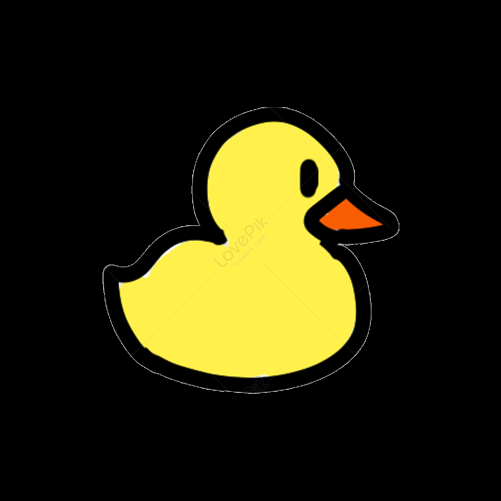
#> input picture Feature_matching/pato.png, 1002 x 1002 px (shown at 1/2 size)
$ python Feature_matching.py
#> lines starting #> are read from the running program, lines starting #| are printed output that depends on the picture; after the words box and inside, x2 and y2 are one past the last pixel; in counts of white or black regions, pixels touching at a corner belong together
import cv2
import numpy as np
from picamera2 import Picamera2
import time
import sys

def convert_bgr_to_hsv(bgr_color):
#> in main, reference_image is the input picture: shape (1002, 1002, 3); mean B, G, R 12.1, 37.1, 39.9
    color_bgr = np.uint8([[bgr_color]])
    color_hsv = cv2.cvtColor(color_bgr, cv2.COLOR_BGR2HSV)
    return color_hsv[0][0]

def detect_colors(frame, hsv1, hsv2):
    hsv = cv2.cvtColor(frame, cv2.COLOR_BGR2HSV)
#> hsv: shape (1002, 1002, 3); mean H, S, V 4.3, 28.6, 39.9
    margin = 8
    hsv_ranges = [
        ([max(hsv1[0] - margin, 0), 50, 50], [min(hsv1[0] + margin, 179), 255, 255]),
        ([max(hsv2[0] - margin, 0), 50, 50], [min(hsv2[0] + margin, 179), 255, 255])
    ]
    mask = np.zeros_like(hsv[:, :, 0])
    for lower, upper in hsv_ranges:
        lower_bound = np.array(lower, dtype=np.uint8)
        upper_bound = np.array(upper, dtype=np.uint8)
        mask_part = cv2.inRange(hsv, lower_bound, upper_bound)
        mask = cv2.bitwise_or(mask, mask_part)
#> this loop made 2 passes
#> pass 1, in detect_colors, `mask_part = cv2.inRange(hsv, lower_bound, upper_bound)`:
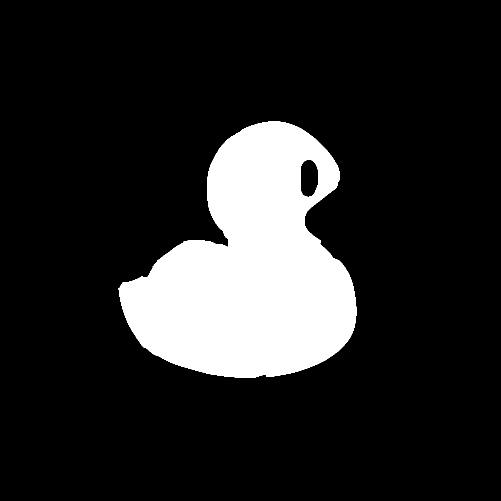
#> mask_part: shape (1002, 1002) (shown at 1/2 size); 15.1% white; 1 white region, box (x1, y1, x2, y2) and area: (237, 242, 713, 756) 151851
    kernel = np.ones((5, 5), np.uint8)
    mask = cv2.morphologyEx(mask, cv2.MORPH_OPEN, kernel)
#> mask: shape (1002, 1002); 15.1% white; 1 white region, box (x1, y1, x2, y2) and area: (238, 242, 713, 756) 151833
    mask = cv2.morphologyEx(mask, cv2.MORPH_CLOSE, kernel)
#> mask: shape (1002, 1002); 15.1% white; 1 white region
    return mask

def get_contour_center(contour):
    moments = cv2.moments(contour)
    if moments["m00"] != 0:
        cx = int(moments["m10"] / moments["m00"])
        cy = int(moments["m01"] / moments["m00"])
        return (cx, cy)
    return None

def compare_contours(captured_contour, reference_contour, threshold=0.1):
    shape_match_score = cv2.matchShapes(captured_contour, reference_contour, 1, 0.0)
    print(f"Shape Match Score: {shape_match_score}")
    return shape_match_score < threshold

def main():
    color1_bgr = (29, 94, 100)
    color2_bgr = (29, 94, 100)
    hsv1 = convert_bgr_to_hsv(color1_bgr)
    hsv2 = convert_bgr_to_hsv(color2_bgr)

    reference_image = cv2.imread("./pato.png")
    if reference_image is None:
        print("Error: Could not load reference image.")
        sys.exit(1)

    reference_masked = detect_colors(reference_image, hsv1, hsv2)
    cv2.imwrite("reference_masked_binary.png", reference_masked)

    contours_reference, _ = cv2.findContours(reference_masked, cv2.RETR_EXTERNAL, cv2.CHAIN_APPROX_SIMPLE)
#> contours_reference = 1 contour; box (x1, y1, x2, y2) and area: (238, 242, 713, 756) 153240
    if len(contours_reference) == 0:
        print("Error: No contours found in reference image.")
        sys.exit(1)

    reference_contour = max(contours_reference, key=cv2.contourArea)
#> reference_contour = contour of 761 points, box (x1, y1, x2, y2) (238, 242, 713, 756), area 153240
    reference_image_copy = reference_image.copy()
    cv2.drawContours(reference_image_copy, [reference_contour], -1, (0, 255, 0), 3)
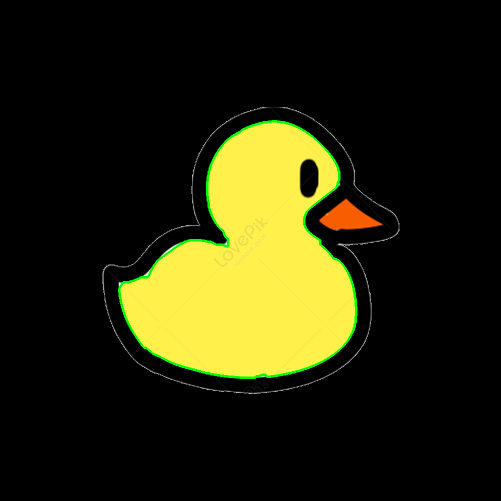
#> reference_image_copy: shape (1002, 1002, 3) (shown at 1/2 size); 0.79% of pixels changed, all inside (x1, y1, x2, y2) = (236, 240, 715, 758)

    # ---------- CONFIGURATION CAMERA ----------
    picam2 = Picamera2()
    config = picam2.create_still_configuration(main={"format": "RGB888", "size": (640, 480)})
    picam2.configure(config)

    # Balance des blancs automatique pour l'instant
    picam2.set_controls({
        "AwbMode": 1,
        "AeEnable": True
    })

    picam2.start()
    time.sleep(2)  # Laisse le temps à l’AWB et AE de se stabiliser
    # -----------------------------------------------------

    print("Press 'C' to capture and compare.")
    print("Press 'Q' to quit.")

    while True:
        # Capture image RGB, puis convertit en BGR pour affichage et traitement
        frame_rgb = picam2.capture_array()
        # frame_rgb = cv2.cvtColor(frame_rgb, cv2.COLOR_RGB2BGR)

        cv2.imshow("Original Image", frame_rgb)

        key = cv2.waitKey(1) & 0xFF
        if key == ord('c'):
            print("Processing captured image...")
            combined_mask = detect_colors(frame_rgb, hsv1, hsv2)
            contours, _ = cv2.findContours(combined_mask, cv2.RETR_EXTERNAL, cv2.CHAIN_APPROX_SIMPLE)
            if contours:
                largest_contour = max(contours, key=cv2.contourArea)
                center = get_contour_center(largest_contour)
                if center:
                    print(f"Largest Contour Center: {center}")
                frame_with_contour = frame_rgb.copy()
                cv2.drawContours(frame_with_contour, [largest_contour], -1, (0, 255, 0), 3)
                height = min(frame_with_contour.shape[0], reference_image_copy.shape[0])
                frame_resized = cv2.resize(frame_with_contour, (int(frame_with_contour.shape[1] * height / frame_with_contour.shape[0]), height))
                reference_resized = cv2.resize(reference_image_copy, (int(reference_image_copy.shape[1] * height / reference_image_copy.shape[0]), height))
                comparison_image = np.hstack((frame_resized, reference_resized))
                cv2.imshow("Captured vs Reference", comparison_image)
                match_result = compare_contours(largest_contour, reference_contour, threshold=0.5)
                if match_result:
                    print("Contours Match: ✅ YES")
                else:
                    print("Contours Do Not Match: ❌ NO")
            else:
                print("No contours detected in captured image.")
            # cv2.imshow("Detected Colors Mask", combined_mask)

        if key == ord('q'):
            break

    cv2.destroyAllWindows()
    picam2.stop()

if __name__ == "__main__":
    main()
#> (the call stopped at in main, `picam2 = Picamera2()`: picamera2 is not available in this run)
